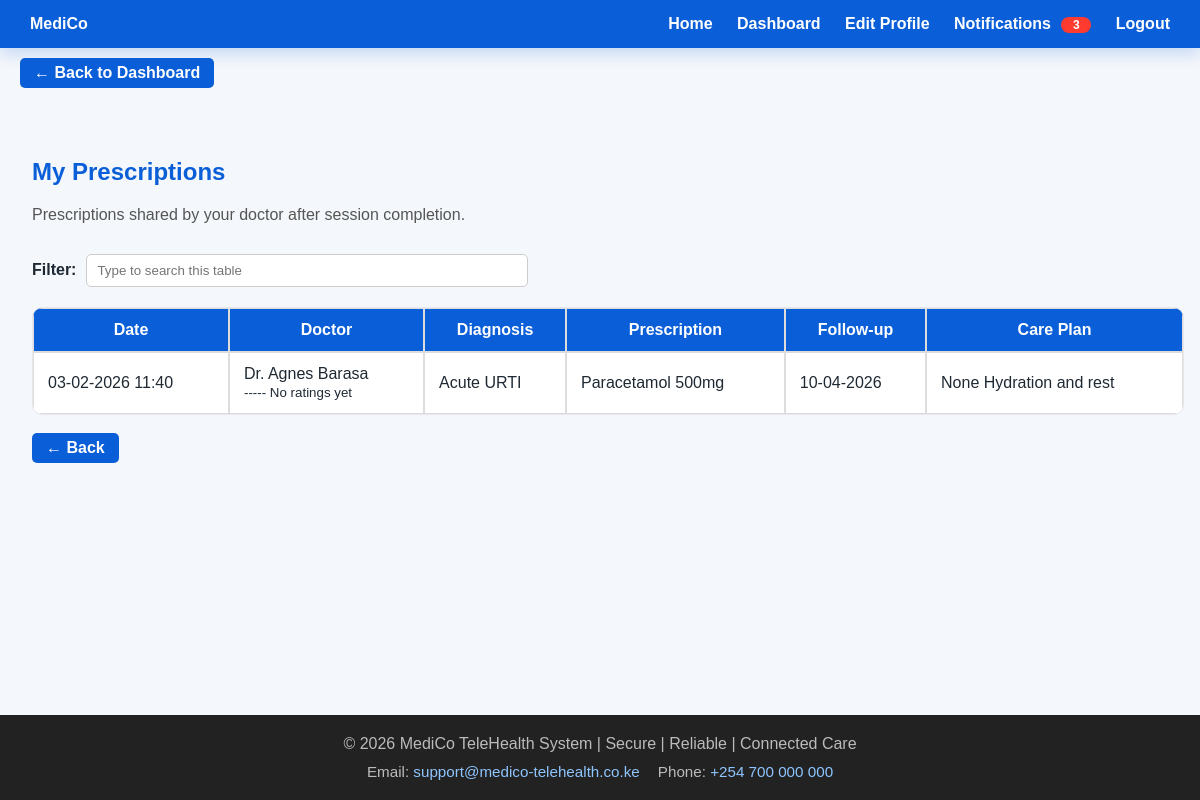
The page /patient/patient_prescriptions.php (signed in) on the database its author committed.
### tables this page shows
CREATE TABLE `sessions` (
  `SessionID` varchar(15) NOT NULL,
  `PatientID` varchar(15) NOT NULL,
  `DoctorID` varchar(15) NOT NULL,
  `NurseID` varchar(15) NOT NULL,
  `AppID` int DEFAULT NULL,
  `Diagnosis` text,
  `Prescription` text,
  `FollowupDate` date DEFAULT NULL,
  `SpecialistRecommended` varchar(100) DEFAULT NULL,
  `FutureCare` text,
  PRIMARY KEY (`SessionID`),
  KEY `idx_sessions_app` (`AppID`),
  KEY `PatientID` (`PatientID`),
  KEY `DoctorID` (`DoctorID`),
  KEY `NurseID` (`NurseID`),
  CONSTRAINT `sessions_ibfk_1` FOREIGN KEY (`PatientID`) REFERENCES `patients` (`PatientID`) ON DELETE CASCADE ON UPDATE CASCADE,
  CONSTRAINT `sessions_ibfk_2` FOREIGN KEY (`DoctorID`) REFERENCES `doctors` (`DoctorID`) ON DELETE CASCADE ON UPDATE CASCADE,
  CONSTRAINT `sessions_ibfk_3` FOREIGN KEY (`NurseID`) REFERENCES `nurses` (`NurseID`) ON DELETE CASCADE ON UPDATE CASCADE,
  CONSTRAINT `sessions_ibfk_4` FOREIGN KEY (`AppID`) REFERENCES `appointments` (`AppID`) ON DELETE SET NULL ON UPDATE CASCADE
);

CREATE TABLE `appointments` (
  `AppID` int NOT NULL AUTO_INCREMENT,
  `PatientID` varchar(15) NOT NULL,
  `DoctorID` varchar(15) DEFAULT NULL,
  `NurseID` varchar(15) DEFAULT NULL,
  `AppointmentDate` datetime NOT NULL,
  `DurationMinutes` int NOT NULL DEFAULT '20',
  `ReasonCategory` varchar(150) NOT NULL,
  `ReasonText` text NOT NULL,
  `DoctorRejectedAt` datetime DEFAULT NULL,
  `DoctorRejectionReason` varchar(255) DEFAULT NULL,
  `Status` enum('Pending','AwaitingPatientApproval','Confirmed','Cancelled','Completed') DEFAULT 'Pending',
  `Notes` text,
  `CreatedAt` datetime DEFAULT CURRENT_TIMESTAMP,
  `UpdatedAt` datetime NOT NULL DEFAULT CURRENT_TIMESTAMP ON UPDATE CURRENT_TIMESTAMP,
  PRIMARY KEY (`AppID`),
  KEY `idx_appt_patient_time` (`PatientID`,`AppointmentDate`),
  KEY `idx_appt_doctor_time` (`DoctorID`,`AppointmentDate`),
  KEY `idx_appt_nurse_time` (`NurseID`,`AppointmentDate`),
  KEY `idx_appt_status` (`Status`),
  CONSTRAINT `appointments_ibfk_1` FOREIGN KEY (`PatientID`) REFERENCES `patients` (`PatientID`) ON DELETE CASCADE ON UPDATE CASCADE,
  CONSTRAINT `appointments_ibfk_2` FOREIGN KEY (`DoctorID`) REFERENCES `doctors` (`DoctorID`) ON DELETE SET NULL ON UPDATE CASCADE,
  CONSTRAINT `appointments_ibfk_3` FOREIGN KEY (`NurseID`) REFERENCES `nurses` (`NurseID`) ON DELETE SET NULL ON UPDATE CASCADE
);

CREATE TABLE `doctors` (
  `DoctorID` varchar(15) NOT NULL,
  `HospitalID` varchar(15) NOT NULL,
  `FName` varchar(300) NOT NULL,
  `DOB` date NOT NULL,
  `Gender` varchar(15) NOT NULL,
  `NatID_PP` varchar(20) NOT NULL,
  `PhoneNum` varchar(15) NOT NULL,
  `Email` varchar(500) NOT NULL,
  `LicenseNum` varchar(20) NOT NULL,
  `Specialization` varchar(150) DEFAULT NULL,
  `ExperienceYears` int DEFAULT NULL,
  `CreatedAt` datetime NOT NULL DEFAULT CURRENT_TIMESTAMP,
  `UpdatedAt` datetime NOT NULL DEFAULT CURRENT_TIMESTAMP ON UPDATE CURRENT_TIMESTAMP,
  PRIMARY KEY (`DoctorID`),
  UNIQUE KEY `NatID_PP` (`NatID_PP`),
  UNIQUE KEY `PhoneNum` (`PhoneNum`),
  UNIQUE KEY `Email` (`Email`),
  UNIQUE KEY `LicenseNum` (`LicenseNum`),
  KEY `idx_doctors_hospital` (`HospitalID`),
  KEY `Specialization` (`Specialization`),
  CONSTRAINT `doctors_ibfk_1` FOREIGN KEY (`DoctorID`) REFERENCES `users` (`UserID`) ON DELETE CASCADE ON UPDATE CASCADE,
  CONSTRAINT `doctors_ibfk_2` FOREIGN KEY (`HospitalID`) REFERENCES `hospitals` (`HospitalID`) ON DELETE RESTRICT ON UPDATE CASCADE,
  CONSTRAINT `doctors_ibfk_3` FOREIGN KEY (`Specialization`) REFERENCES `doctor_specializations` (`DoctorSpecName`) ON DELETE RESTRICT ON UPDATE CASCADE
);

### functions.php (called while the page is built, shortened)
<?php
function getEntityRatingsMap($pdo, $ratingType) {
    $ratingType = trim((string)$ratingType);
    $stmt = $pdo->prepare(
        "SELECT EntityID, AVG(RatingValue) AS AvgRating, COUNT(*) AS RatingCount
         FROM ratings
         WHERE EntityType = :type
         GROUP BY EntityID"
    );
    $stmt->execute([':type' => $ratingType]);
    $rows = $stmt->fetchAll(PDO::FETCH_ASSOC);
    $map = [];
    foreach ($rows as $row) {
        $entityID = (string)$row['EntityID'];
        $map[$entityID] = [
            'avg' => isset($row['AvgRating']) ? (float)$row['AvgRating'] : 0.0,
            'count' => isset($row['RatingCount']) ? (int)$row['RatingCount'] : 0
        ];
    }
    return $map;
}
function formatEntityRatingLabel($ratingInfo) {
    if (!is_array($ratingInfo)) {
        return "----- No ratings yet";
    }
    $count = (int)($ratingInfo['count'] ?? 0);
    $avg = (float)($ratingInfo['avg'] ?? 0);
    $rounded = (int)round($avg);
    $stars = str_repeat('*', $rounded) . str_repeat('-', 5 - $rounded);
    return $stars . " " . number_format($avg, 1) . "/5 (" . $count . ")";
}
?>

### patient/patient_prescriptions.php (the view, shortened to what this page needs)
<?php
require "../db.php";
require "../functions.php";
$patientID = $_SESSION['user_id'];
$stmt = $pdo->prepare(
    "SELECT s.Diagnosis, s.Prescription, s.FollowupDate, s.SpecialistRecommended, s.FutureCare,
            a.AppointmentDate, s.DoctorID, d.FName AS DoctorName
     FROM sessions s
     JOIN appointments a ON s.AppID = a.AppID
     LEFT JOIN doctors d ON s.DoctorID = d.DoctorID
     WHERE s.PatientID = :pid
     ORDER BY a.AppointmentDate DESC"
);
$stmt->execute([':pid' => $patientID]);
$rows = $stmt->fetchAll(PDO::FETCH_ASSOC);
$doctorRatings = getEntityRatingsMap($pdo, 'Doctor');
$backUrl = 'patient_dashboard.php';
?>
<?php
include "../header.php"; ?>
<main class="main-content">
<div class="dashboard-container">
    <h2>My Prescriptions</h2>
    <p class="dashboard-subtitle">Prescriptions shared by your doctor after session completion.</p>
    <table class="user-table">
        <thead>
            <tr>
                <th>Date</th>
                <th>Doctor</th>
                <th>Diagnosis</th>
                <th>Prescription</th>
                <th>Follow-up</th>
                <th>Care Plan</th>
            </tr>
        </thead>
        <tbody>
            <?php
if (!$rows): ?>
                <tr><td colspan="6">No prescriptions available yet.</td></tr>
            <?php
else: ?>
                <?php
foreach ($rows as $r): ?>
                    <?php
                        $dateDisplay = date('d-m-Y H:i', strtotime($r['AppointmentDate']));
                        $followupDisplay = $r['FollowupDate'] ? date('d-m-Y', strtotime($r['FollowupDate'])) : '-';
                        $doctorName = $r['DoctorName'] ?? 'Assigned doctor';
                        $carePlan = trim(($r['SpecialistRecommended'] ?? '') . ' ' . ($r['FutureCare'] ?? ''));
                    ?>
                    <tr>
                        <td><?= htmlspecialchars($dateDisplay) ?></td>
                        <td>
                            <?= htmlspecialchars($doctorName) ?>
                            <?php if (!empty($r['DoctorID'])): ?>
                                <br><small><?= htmlspecialchars(formatEntityRatingLabel($doctorRatings[$r['DoctorID']] ?? null)) ?></small>
                            <?php endif; ?>
                        </td>
                        <td><?= nl2br(htmlspecialchars($r['Diagnosis'] ?? '')) ?></td>
                        <td><?= nl2br(htmlspecialchars($r['Prescription'] ?? '')) ?></td>
                        <td><?= htmlspecialchars($followupDisplay) ?></td>
                        <td><?= nl2br(htmlspecialchars($carePlan !== '' ? $carePlan : '-')) ?></td>
                    </tr>
                <?php
endforeach; ?>
            <?php
endif; ?>
        </tbody>
    </table>
    <br>
    <a href="<?= htmlspecialchars($backUrl) ?>" class="btn btn-view" onclick="if (window.history.length > 1) { window.history.back(); return false; }">&larr; Back</a>
</div>
</main>
<?php
include "../footer.php"; ?>

### css/style.css (style rules this page uses)
html, body { height: 100%; }
body { margin: 0; display: flex; flex-direction: column; font-family: Arial, Helvetica, sans-serif; background: #f4f7fb; color: #1f2933; }
.main-content { flex: 1; padding: 40px 12px; }
a.btn, a.home-btn, .home-btn { text-decoration: none; }
.profile-container h2, .dashboard-container h2 { margin-top: 0; color: #0a5ed7; }
.dashboard-container { width: min(96vw, 1500px); max-width: 1500px; margin: auto; padding: 20px; }
.dashboard-subtitle { color: #555; margin-bottom: 30px; }
.user-table, .admin-table { width: 100%; border-collapse: separate; border-spacing: 0; margin-top: 20px; border: 1px solid #e5e7eb; border-radius: 10px; overflow: hidden; background: #fff; }
.user-table th, .user-table td, .admin-table th, .admin-table td { border: 1px solid #ddd; padding: 12px 14px; }
.user-table th, .admin-table th { background: #0a5ed7; color: white; }
.btn { display: inline-flex; align-items: center; justify-content: center; padding: 6px 14px; border-radius: 5px; border: none; cursor: pointer; font-weight: bold; text-align: center; transition: transform 0.15s ease, box-shadow 0.15s ease; }
.btn-view { background:#0a5ed7; color:white; }

### rows shown on the page
sessions: AppID.AppointmentDate "03-02-2026 11:40", DoctorID.FName "Dr. Agnes Barasa", DoctorID "----- No ratings yet", Diagnosis "Acute URTI", Prescription "Paracetamol 500mg", FollowupDate "10-04-2026", SpecialistRecommended+FutureCare "None Hydration and rest"

### other values the page prints
$notifCount "3"
